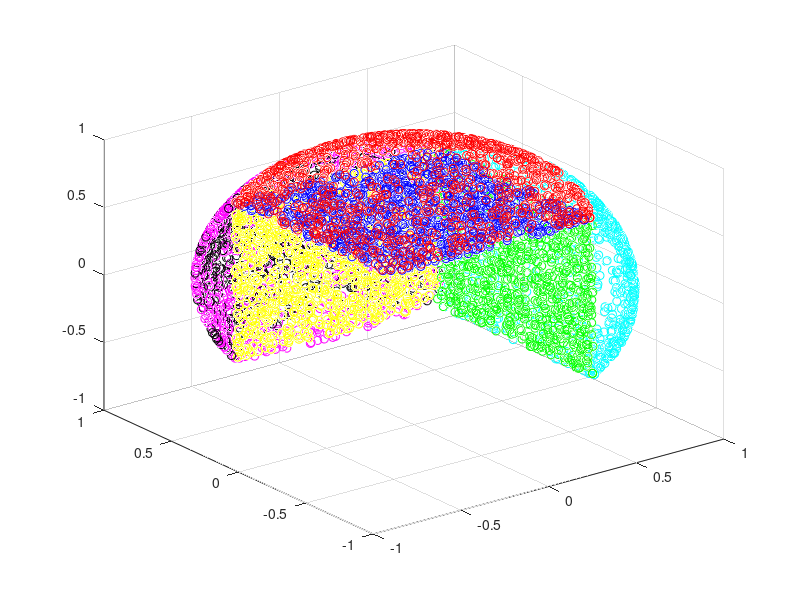

Write the MATLAB code that produced this figure.
Vbase = [1/sqrt(3),1/sqrt(3),1/sqrt(3)];
%Vtemp = [-1/sqrt(3),1/sqrt(3),1/sqrt(3)];

Vx = [2/sqrt(3),0,0];
Vy = [0,2/sqrt(3),0];
Vz = [0,0,2/sqrt(3)];

n = 1000;
Vrand = zeros(n,3);
Vnorm = zeros(n,3);
Vrand2 = zeros(n,3);
Vnorm2 = zeros(n,3);
Vrand3 = zeros(n,3);
Vnorm3 = zeros(n,3);

Vreal = zeros(n,3);

for i = 1:n
    Vnew = Vbase - Vx*rand - Vy*rand;
    Vrand(i,:) = Vnew;
    Vnorm(i,:) = Vnew / norm(Vnew);
    
    Vnew = Vbase - Vy*rand - Vz*rand;
    Vrand2(i,:) = Vnew;
    Vnorm2(i,:) = Vnew / norm(Vnew);
    
    Vnew = Vbase - Vx*rand - Vz*rand;
    Vrand3(i,:) = Vnew;
    Vnorm3(i,:) = Vnew / norm(Vnew);
    
    %z = (1 - 2 * rand);
    %z = ((1/sqrt(3)) - (2/sqrt(3)) * rand);
	%r = sqrt(max(0, 1 - z*z));
	%phi = 2 * pi * rand / 4 + 0.25*pi;
	%x = r * cos(phi);
	%y = r * sin(phi);
	
    theta = 2 * pi * rand / 4 + 0.25*pi;
    phi = acos((1/sqrt(3)) - (2/sqrt(3)) * rand);
    x = sin(phi) * cos(theta);
    y = sin(phi) * sin(theta);
    z = cos(phi);
    
    Vnew = [x, y, z];
    Vreal(i,:) = Vnew;
end

figure;
scatter3(Vrand(:,1),Vrand(:,2),Vrand(:,3),'b');
hold on;
scatter3(Vnorm(:,1),Vnorm(:,2),Vnorm(:,3),'r');

scatter3(Vrand2(:,1),Vrand2(:,2),Vrand2(:,3),'g');
scatter3(Vnorm2(:,1),Vnorm2(:,2),Vnorm2(:,3),'c');

scatter3(Vrand3(:,1),Vrand3(:,2),Vrand3(:,3),'y');
scatter3(Vnorm3(:,1),Vnorm3(:,2),Vnorm3(:,3),'m');

scatter3(Vreal(:,1),Vreal(:,2),Vreal(:,3),'k');
%hold off;